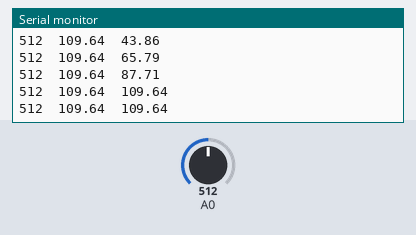
This sketch was run on a simulated Arduino Zero (SAMD21). Parts: the last lines printed to the serial monitor. The inputs (shaded band) are chosen by the test bench; at power-on: A0 = 512.

Above: at 1.2 s.
1.3 s: A0 set to 0
At 1.56 s:
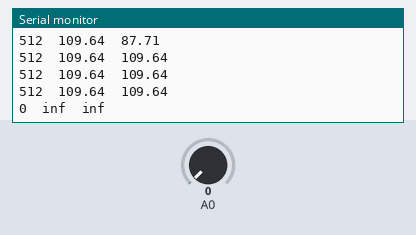
3.3 s: A0 set to 25
At 3.56 s:
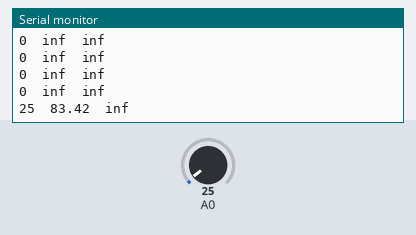
Timing chart, 0 to 6.3 s (numbered marks = the images above; inputs shaded):
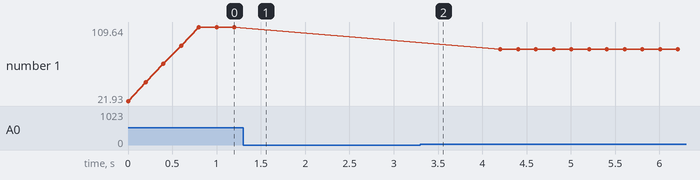

Measured:
- after the input at 1.3 s, the serial monitor: prints a new line after 0.10 s (image 1)
- after the input at 3.3 s, the serial monitor: prints a new line after 0.10 s (image 2)
- plotted number 1: 109.64 → 83.42 after the input at 3.3 s

The sketch:

read_sound.ino
```cpp
// (licence header left out)
#define Serial SerialUSB
#define N 5

float filtered;
float vals[N];

const double dBAnalogQuiet = 10; // envelope - calibrated value from analog input (48 dB equivalent)
const double dBAnalogModerate = 15;
const double dBAnalogLoud = 30;
int count;

float calculateDecibels(int x, char c)
{
  float decibelsCalculated;

    if (c == 'q')
      decibelsCalculated = 20 * log10(x/dBAnalogQuiet);
    if (c == 'm')
      decibelsCalculated = 20 * log10(x/dBAnalogModerate);
    if (c == 'l')
      decibelsCalculated = 20 * log10(x/dBAnalogLoud);

  return (decibelsCalculated);
}

void setup()
{
  Serial.begin(115200);
}

void loop()
{
  int value=0, i;
  float decibelsValueQuiet = 55;//49.5;//float decibelsValueQuiet = 49.5;
  float decibelsValueModerate = 70;//65;
  float decibelsValueLoud = 85;
  float valueDb;
  float sum=0;

  value = analogRead(A0);

  if (value <= 15)
  {
    decibelsValueQuiet += calculateDecibels(value, 'q');
    valueDb = decibelsValueQuiet;
  }
  else if ((value > 15) && ( value < 23) )
  {
    decibelsValueModerate += calculateDecibels(value, 'm');
    valueDb = decibelsValueModerate;
  }
  else if(value >= 23)
  {
    decibelsValueLoud += calculateDecibels(value, 'l');
    valueDb = decibelsValueLoud;
  }

  for (int i = N-1 ; i>0 ; i--)
  {
    vals[i]=vals[i-1];
  }
  vals[0]=valueDb;

  for(int i=0 ; i<N ; i++)
  {
    sum=sum+vals[i];
  }
  filtered = sum/N;

  Serial.print(value);
  Serial.print("\t");
  Serial.print(valueDb);
  Serial.print("\t");
  Serial.println(filtered);
  delay(200);
}
```
